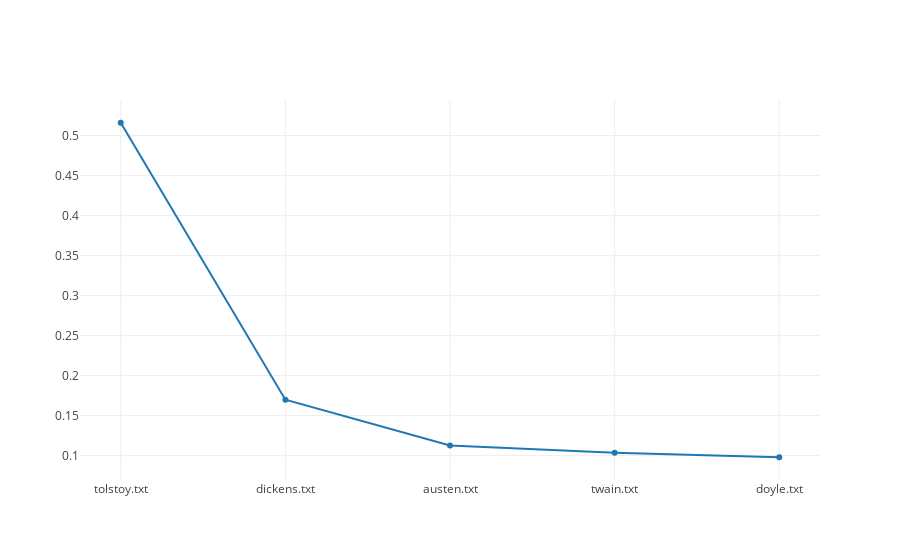

The code cell stored with this chart in its notebook:
### Code cell
sorted_cprobs = sort_dict(cprobs)
iplot([ 
    Scatter({"x" : list(zip(*sorted_cprobs))[0], "y": list(zip(*sorted_cprobs))[1]})
])

### Figure 1 — Plotly figure (JSON) as saved in the notebook; plotly's stock layout.template omitted (floating-point values rounded to 4 significant figures)
{"data": [{"type": "scatter", "x": ["tolstoy.txt", "dickens.txt", "austen.txt", "twain.txt", "doyle.txt"], "y": [0.516, 0.1698, 0.1127, 0.1035, 0.09795]}], "layout": {}}
